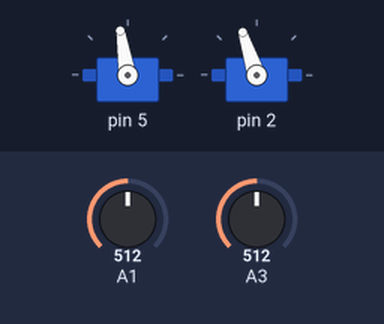
The sketch below on a simulated Arduino Uno, built with avr-gcc and run on an emulated ATmega328P. On the bench: 2 × servo. The inputs (shaded band) are chosen by the test bench; at power-on: A1 = 512, A3 = 512. What the sketch prints to the serial monitor is not drawn.

Above: at 1.7 s.
1.8 s: A1 set to 306
At 2.7 s:
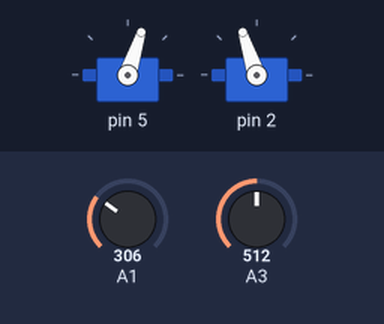
3.3 s: A3 set to 306
At 3.9 s:
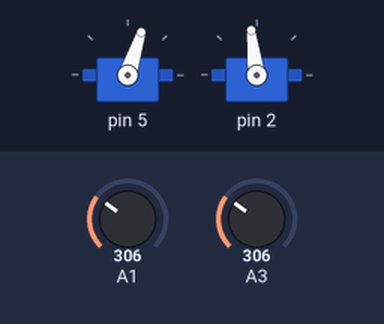
4.8 s: A1 set to 470
At 5.1 s:
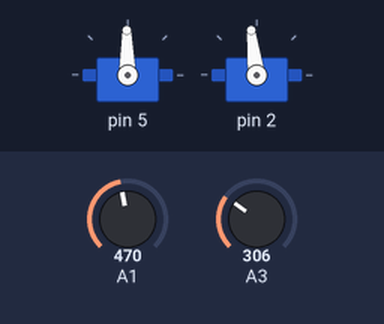
6.3 s: A3 set to 122
At 6.7 s:
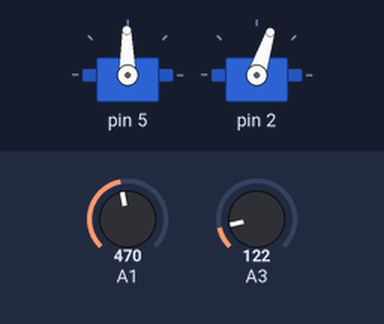
7.8 s: A1 set to 593
At 9.0 s:
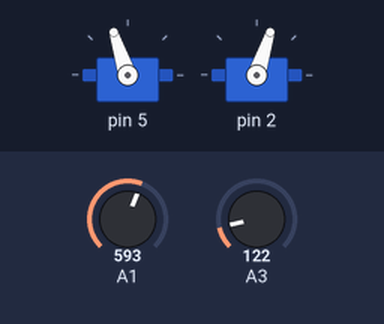
9.3 s: A3 set to 281
At 10.3 s:
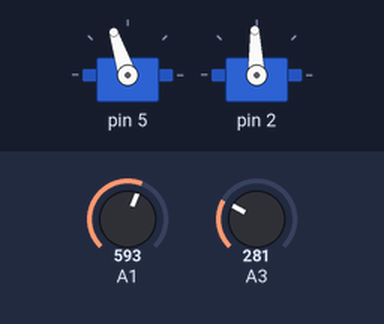
Timing chart, 0 to 11.8 s (numbered marks = the images above; inputs shaded):
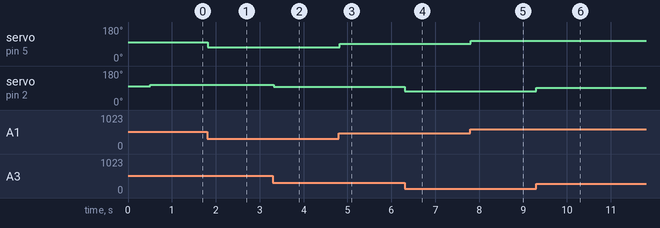

Measured:
- after the input at 1.8 s, servo on pin 5: 99° → 72° at once
- after the input at 3.3 s, servo on pin 2: 108° → 97° at once
- after the input at 4.8 s, servo on pin 5: 72° → 91° at once
- after the input at 6.3 s, servo on pin 2: 97° → 72° at once
- after the input at 7.8 s, servo on pin 5: 91° → 108° at once
- after the input at 9.3 s, servo on pin 2: 72° → 92° at once

The sketch:

arms.ino
```cpp
#include <Servo.h>
#define LEFT_POTENTIOMETER_PORT A1
#define RIGHT_POTENTIOMETER_PORT A3
#define ARM_LEFT_PORT 5
#define ARM_RIGHT_PORT 2
#define ARM_LEFT_MIN 460
#define ARM_LEFT_MAX 780
#define ARM_RIGHT_MIN 271
#define ARM_RIGHT_MAX 583

//const int POTMIN;
//const int POTMAX;
const double KP = 0.07;
const double MAXPOWER = 0.2;
const byte lineid = 255;
const byte lineids = 254;
const float LEFT_SCALE = (ARM_LEFT_MAX - ARM_LEFT_MIN) / 45;
const float RIGHT_SCALE = (ARM_RIGHT_MAX - ARM_RIGHT_MIN) / 45;

int power = 90;
byte buffer[3];
int bufferpos = 0;


//int targetL = 20; //The target of the motor in degrees

class Arm{
  char name;
  int potport;
  int potmin;
  int motorchan;
  double scale;
  Servo motorobj;

  int pot;
  float degree;
  float target = 0.0;
  int motstartdir = 1;
  double pos0;
  public:

  Arm(char name, int potport, int potmin, double scale, int motorchan){
    this->name = name;
    this->potport = potport;
    this->potmin = potmin;
    this->scale = scale;
    this->motorchan = motorchan;
  }

  void init() {
    Serial.println("Attaching Motor");
    motorobj.attach(motorchan);
    motorobj.write(100);
    Serial.println(motorobj.read());
    pos0 = toDegree(analogRead(potport), potmin, scale);

  }

  void update(){
      pot = analogRead(potport);
      degree = toDegree(pot, potmin, scale);  // Convert pot reading to a relative degree angle
      // PID calculation to determine motor power required
      double error = target - degree;
      double output = KP * error;
      output = min(max(output, -1.0),1.0);   //constrain between -1.0 and +1.0
      output = output * MAXPOWER;
      double power = servoPower(output* motstartdir);
      //Serial.println(degreeL);
      /*
      Serial.print(name);
      Serial.print(" ");
      Serial.print(power);
      Serial.print(" ");
      Serial.print(degree);
      Serial.print(" ");
      Serial.println(pot);
      */

      motorobj.write(power);
    }

    void initCompleted () {
      if (pos0 - analogRead(potport) < 0){
        motstartdir = -1;
      }
    }
    void setTarget (float extinput){
      target = extinput;
    }
};

//Serial.begin(9600);
Arm ArmL = Arm('l', LEFT_POTENTIOMETER_PORT, ARM_LEFT_MIN, LEFT_SCALE, ARM_LEFT_PORT);
Arm ArmR = Arm('r', RIGHT_POTENTIOMETER_PORT, ARM_RIGHT_MIN, RIGHT_SCALE, ARM_RIGHT_PORT);

void setup (){
  Serial.begin(115200);
  Serial.println("Setup");
  ArmL.init();
  ArmR.init();
  delay(500);
  ArmL.initCompleted();
  ArmR.initCompleted();
}

void loop(){
  //Serial.println(degreeL);
  while(Serial.available()){
    buffer[bufferpos] = Serial.read();


    if(buffer[0] == lineid){
      //Serial.print("Length: ");
      //Serial.println(bufferpos);
      if(bufferpos == 2){
       char channel = buffer[bufferpos - 1];
       char comdegree = buffer[bufferpos];
       char degreest[3];
       itoa(comdegree, degreest, 10);
       Serial.print("Channel: ");
       Serial.println(channel);
       Serial.print("Degree: ");
       Serial.println(degreest);
        if(channel == 'l'){
          Serial.println("Targetted arm: " + channel);
          ArmL.setTarget(comdegree);
        }
        else if (channel == 'r'){
          Serial.println("Targetted arm: " + channel);
          ArmR.setTarget(comdegree);
        }
       bufferpos = 0;
       continue;
      }
      bufferpos += 1;
    }
    else{
        bufferpos = 0;
    }
  }
  ArmL.update();
  ArmR.update();


  //armL.write(power);
  /*
  Serial.print("Pot: ");
  Serial.print(potL);
  Serial.print(" Degree: ");
  Serial.print(degreeL);
  Serial.print(" Error: ");l
  Serial.print(error);
  Serial.print(" Power: ");
  Serial.print(error * KP);
  Serial.print(" Servo power: ");
  Serial.p
  rintln(power);
  */
  delay(20);
}


// Converts a percentage power (-1.0 to +1.0) to a servo power (0 to 180)
double servoPower(double powerInput){
  const double CENTER = 90;
  const double SCALE = 90;
  double Power = powerInput * SCALE + CENTER;
  return Power;
}

float toDegree(int pos, int xaxis, double scaler){
  return (pos - xaxis) / scaler;
}
```
